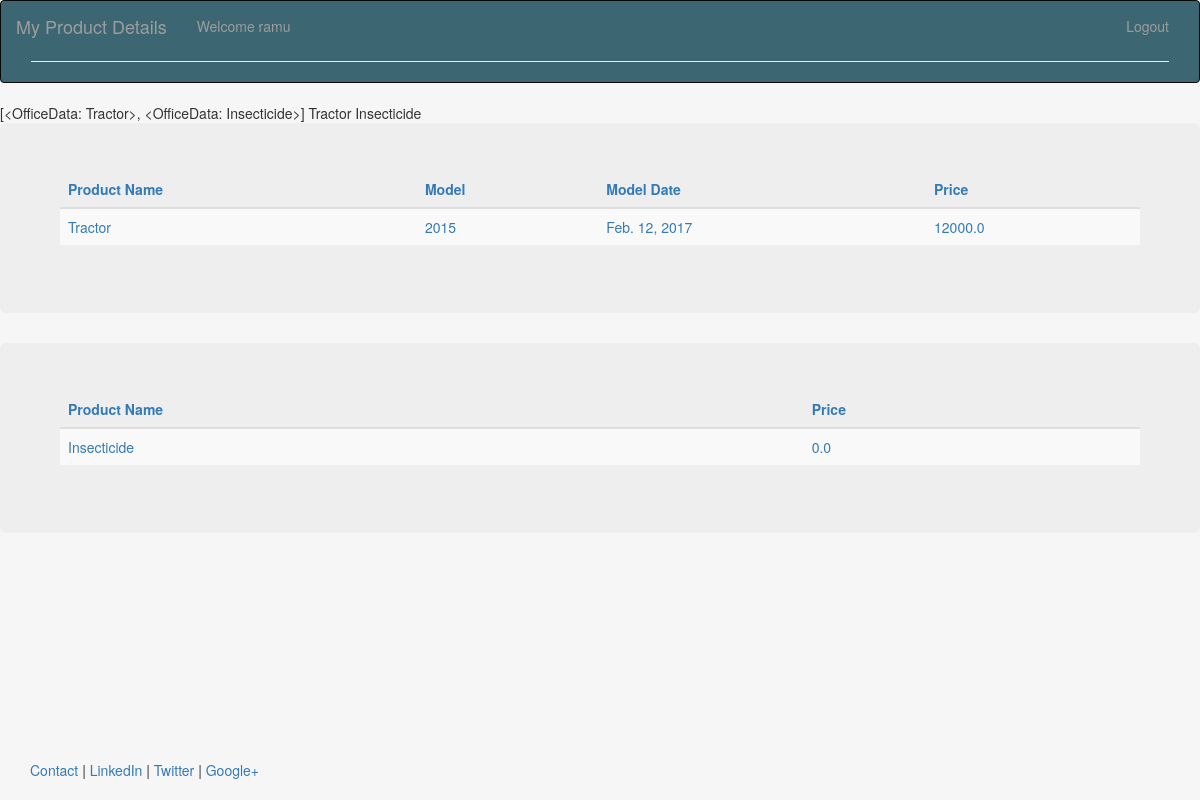
Screenshot of /main/ (signed in) with the database file from the repository.
### public/models.py (models this page shows)
class OfficeData(models.Model):
    productName = models.CharField(max_length=200)
    quantity = models.IntegerField(default=0)
    modelNo = models.CharField(max_length=20, null=True, blank=True)
    modelDate = models.DateField('model date', null=True, blank=True)
    leasable = models.BooleanField(default=False)
    canBeBought = models.BooleanField(default=False)
    boughtdate = models.DateField('boughtdate')
    warrantyTimeInMonth = models.IntegerField(default=0)
    boughtprice = models.FloatField(default=0)
    depreciationRate = models.FloatField(default=0)
    previousEvaluationDate = models.DateField('previously evaluated on', blank=True, null=True)
    toBeEvaluatedEveryMonth = models.IntegerField(default=0)
    '''stateCondition ='''
    PRODUCT_TYPE = (
        ('O', 'General Office'),
        ('M', 'Machinary'),
        ('L', 'Agricultural'),
    )
    product_type = models.CharField(max_length=1, choices=PRODUCT_TYPE, default='O')
    def __str__(self):
        return self.productName

### public/views.py (the view)
# urls.py: url(r'^main/$', views.publicmainView, name='publicmain'),
def publicmainView(request):
    username = request.user.username
    data = request.user.publicuserdata_set.all()
    finaldata = [OfficeData.objects.get(productName=dat.productName, modelNo=dat.modelNo) for dat in data]
    if username == '':
        return HttpResponseRedirect(reverse('public:login'))
    else:
        return render(request, 'public/publicmain.html', {'username': username, 'data': finaldata})

### public/templates/public/publicmain.html (shortened to what this page needs)
{% extends "public/header1.html" %}
{% block content %}
{{ data }}
{% for dat in data %}
    {{dat.productName}}
{% endfor %}
{% for dat in data %}
<a class ="showdiv">
<div class="jumbotron table-responsive">
            <table class="table table-striped">
              <thead>
                <tr>
                  <th>Product Name</th>
                  {% if dat.modelNo != "" %}
                  <th>Model</th>
                  {% endif %}
                  {% if dat.modelDate != None %}
                  <th>Model Date</th>
                  {% endif %}
                  <th>Price</th>
                </tr>
            </thead>
              <tbody>
                <tr>
                  <td>{{ dat.productName}}</td>
                  {% if dat.modelNo != "" %}
                        <td>{{ dat.modelNo }}</td>
                  {% endif %}
                  {% if dat.modelDate != None %}
                        <td>{{ dat.modelDate }}</td>
                  {% endif %}
                  <td>{{ dat.boughtprice }}</td>
              </tr>
          </tbody>
      </table>
</div>
</a>
{% endfor %}
{% endblock content %}

### public/templates/public/header1.html (shortened to what this page needs)
    {% load static %}
<!DOCTYPE html>
<html lang="en">
<head>
	{% load staticfiles %}
	<link rel="stylesheet" href="{% static 'css/bootstrap.min.css' %}" type = "text/css"/>
	<link rel="stylesheet" href="{% static 'public/style.css' %}" type = "text/css"/>
</head>
<body class="body" style="background-color:#f6f6f6">
	<div class="container-fluid" style="min-height:95%; ">
		<div class="row">
			<nav class="navbar navbar-inverse" style="background-color:#3c6772">
  			<div class="container-fluid">
    		<div class="navbar-header">
      		<a class="navbar-brand" href="{%url 'public:publicmain'%}">My Product Details</a>
    		</div>
    		<div class="collapse navbar-collapse" id="bs-example-navbar-collapse-1">
      		<ul class="nav navbar-nav">
        		<li><a>Welcome {{ username }}</a><span class="sr-only">(current)</span></a></li>
      </ul>
	   <ul class="nav navbar-nav navbar-right">
		   <li><a href="{% url 'public:logout' %}">Logout</a></li>
	   </ul>
	  <br><br><hr>
    	</div>
  		</div>
		</nav>
		</div>
		<div class="row content">
			{% block content %}{% endblock content %}
		</div>
	</div>
	<footer>
		<div class="container-fluid" style='margin-left:15px'>
			<p><a href="#" target="blank">Contact</a> | <a href="#" target="blank">LinkedIn</a> | <a href="#" target="blank">Twitter</a> | <a href="#" target="blank">Google+</a></p>
		</div>
	</footer>
</body>
</html>

### public/static/public/style.css (style rules this page uses)
html { height: 100%; }
body { height: 100%; width: 100%; position: relative; }

### public/templates/public/header1.html (style rules this page uses)
html, body { height:100% }

### rows the page displays
OfficeData: productName.productName "[<OfficeData: Tractor>, <OfficeData: Insecticide>]", productName "Tractor", shows "Model", shows "Model Date", modelNo "2015", modelDate "Feb. 12, 2017", boughtprice "12000.0"
OfficeData: productName "Insecticide", boughtprice "0.0"

### other values shown
{{ username }} "ramu"
